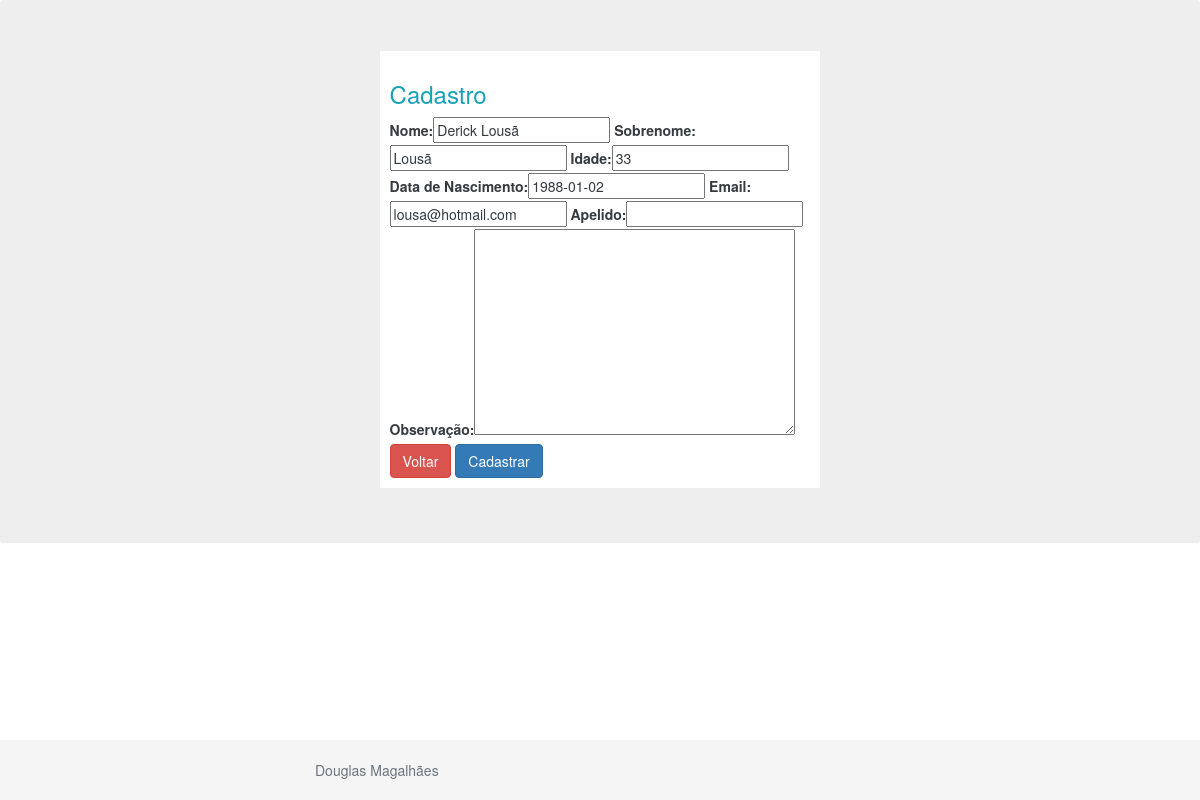
The app's page /clientes/update/5/ (signed in) with its own data.
### clientes/models.py (models this page shows)
class Person(models.Model):
    first_name = models.CharField(max_length=30, verbose_name='Nome', default=RandomName)
    last_name = models.CharField(max_length=30, verbose_name='Sobrenome')
    age = models.IntegerField(verbose_name='Idade')
    birth_date = models.DateField(verbose_name='Data de Nascimento', blank=False, null=True)
    email = models.EmailField(verbose_name='Email', blank=False, null=True)
    surname = models.CharField(max_length=30, verbose_name='Apelido', blank=True, null=True)
    observation = models.TextField(verbose_name='Observação', blank=True, null=True)
    class Meta:
       ordering = ['first_name', 'last_name']

### clientes/views.py (the view)
# urls.py: path('update/<int:id>/', persons_update, name="persons_update"),
@login_required
def persons_update(request, id):
    person = get_object_or_404(Person, pk=id)
    form = PersonForm(request.POST or None, request.FILES or None, instance=person)
    if form.is_valid():
        form.save()
        return redirect('person_list')
    return render(request, 'person_form.html', {'form': form})

### clientes/forms.py
class PersonForm(ModelForm):
    class Meta:
        model = Person
        fields = ['first_name', 'last_name', 'age', 'birth_date', 'email', 'surname', 'observation']

### clientes/templates/person_form.html (shortened to what this page needs)
{% extends 'base.html' %}
{% load bootstrap %}
{% load static %}
{% block main %}
<div class="container-fluid col-5 my-1">
    <div class="p-3 mb-2 bg-white text-dark">
        <h3 class="text-info">Cadastro</h3>
        <form method="POST" enctype="multipart/form-data">
            {{ form|bootstrap }}
            <a href="{% url 'person_list' %}"class="btn btn-danger">Voltar</a>
            <button type="submit"class="btn btn-primary">Cadastrar</button>
        </form>
    </div>
</div>
{% endblock %}
{% block footer  %}
    <footer class="footer">
        <div class="container">
            <span class="text-muted">Douglas Magalhães</span>
        </div>
    </footer>
{% endblock %}

### statics/stick-footer.css (style rules this page uses)
html { position: relative; min-height: 100% }
body { margin-bottom: 60px; }
.footer { position: absolute; bottom: 0; width: 100%; height: 60px; line-height: 60px; background-color: #f5f5f5; }
.container { width: auto; max-width: 600px; padding: 0 15px; }

### records on screen
Person: first_name "Derick Lousã", last_name "Lousã", age "33", birth_date "1988-01-02", email "lousa@hotmail.com"
